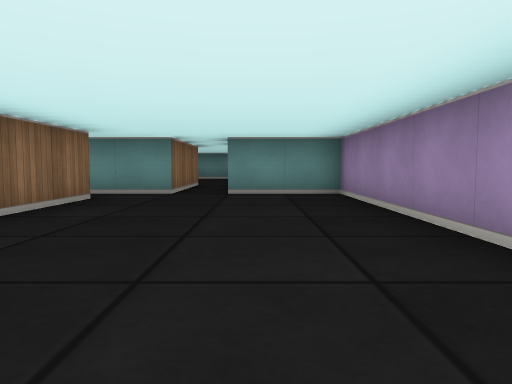
View 1 (above)

22 first-person views from a walk through a cub3D level. The camera is about half as high as the walls, tilts 4° down and sees 70° across. The floor is counted in squares. Each view is taken from the middle of a square. On the plan, view 1 faces up. The plan holds only what a view shows up to about 9 squares ahead; the rest is blank.

View 2
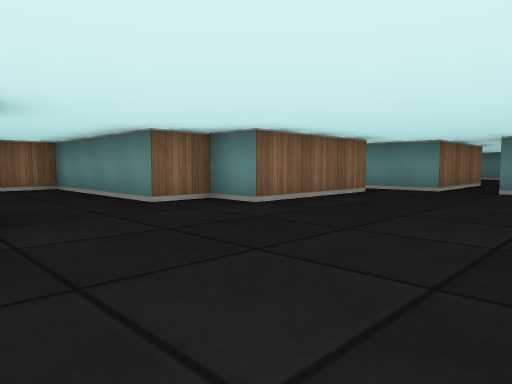

View 3
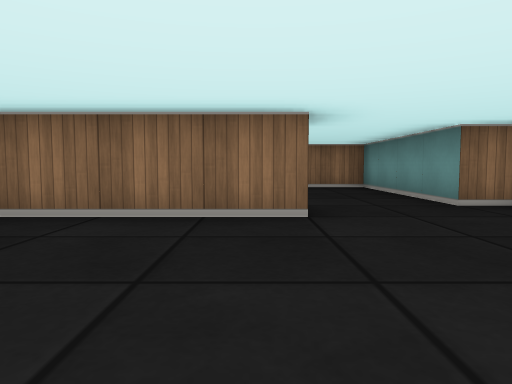

View 4
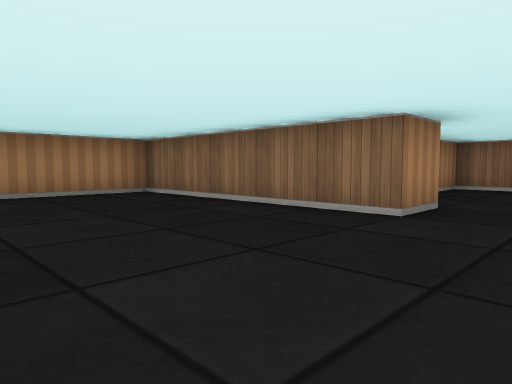

View 5
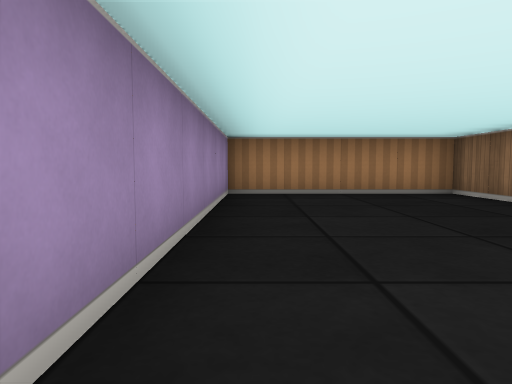

View 6
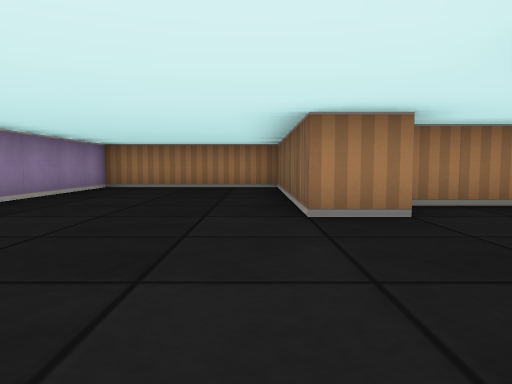

View 7
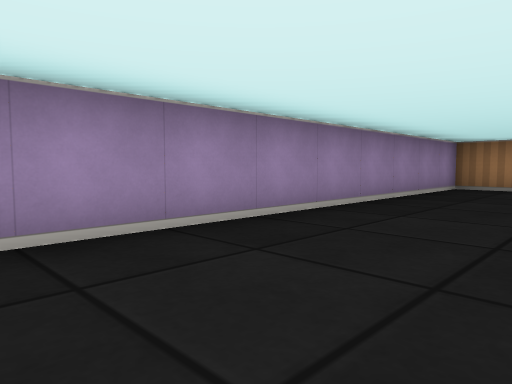

View 8
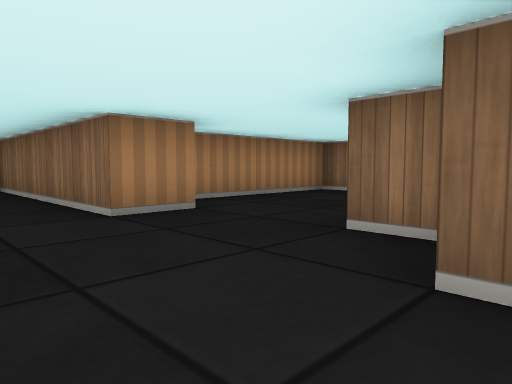

View 9
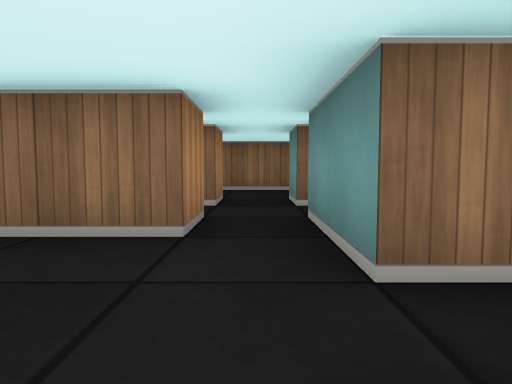

View 10
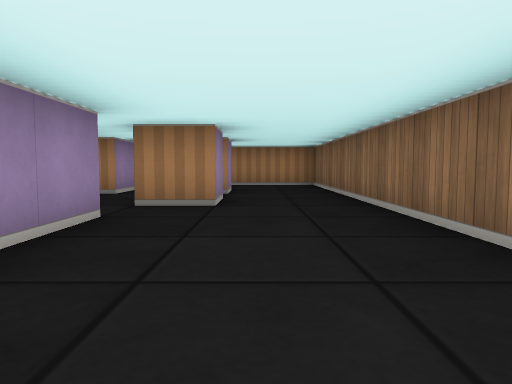

View 11
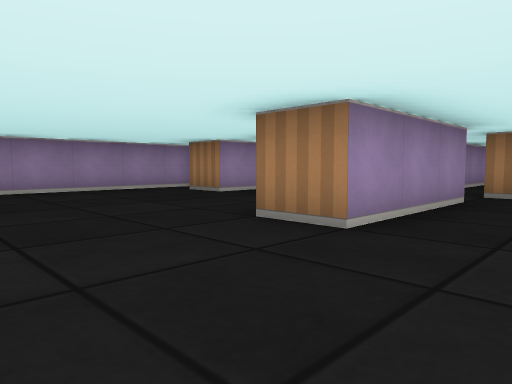

View 12
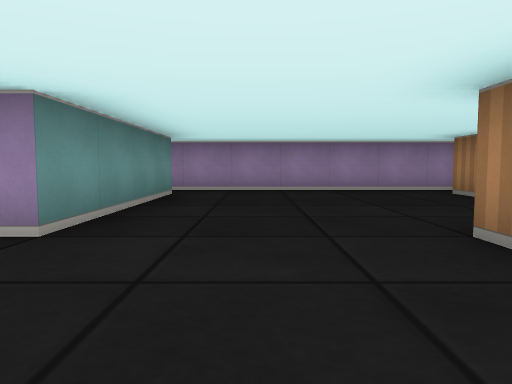

View 13
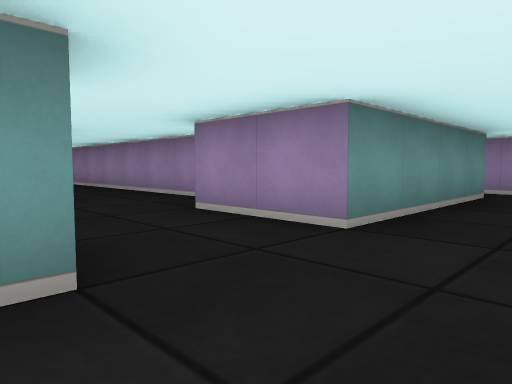

View 14
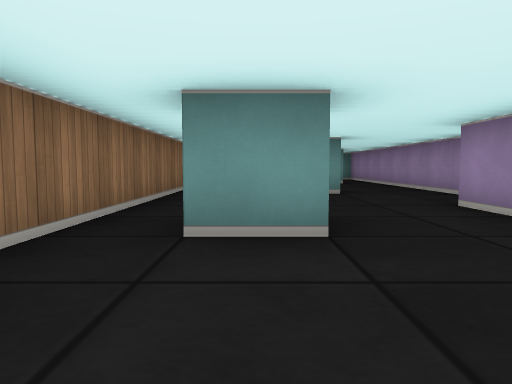

View 15
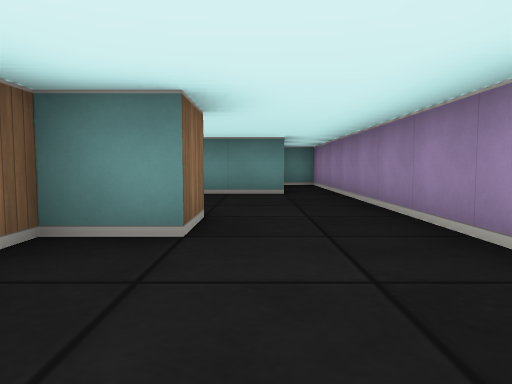

View 16
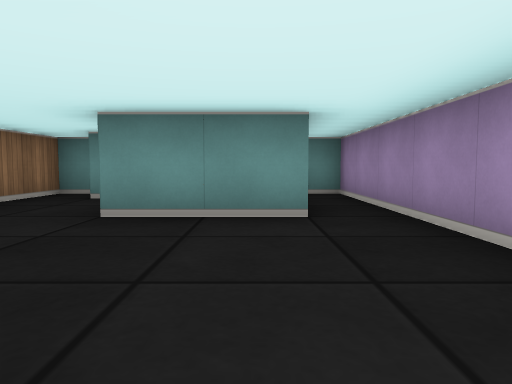

View 17
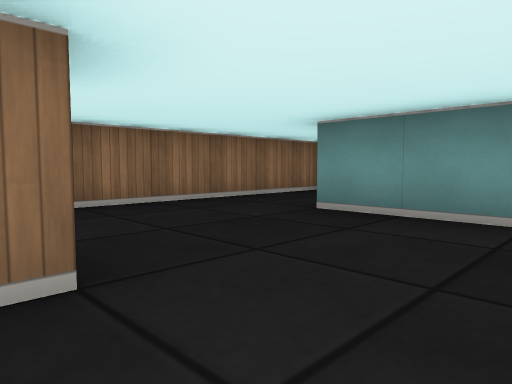

View 18
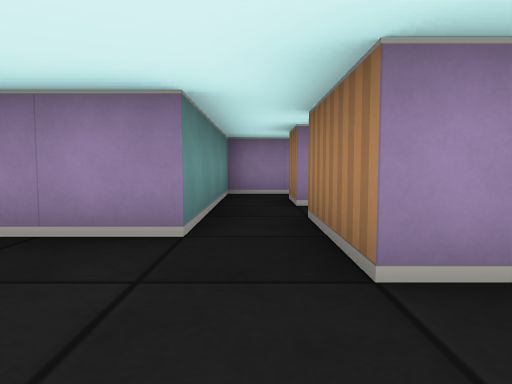

View 19
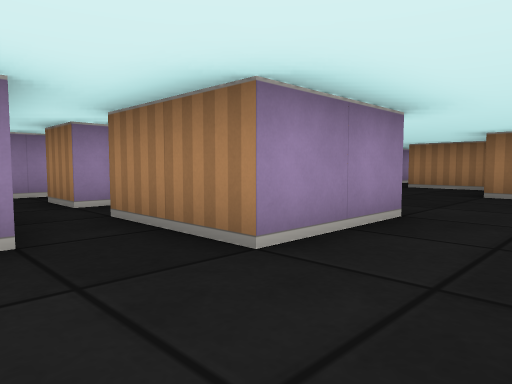

View 20
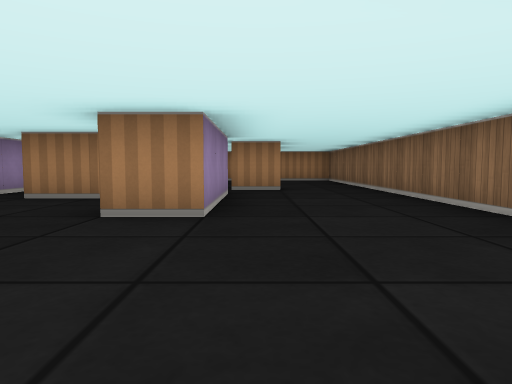

View 21
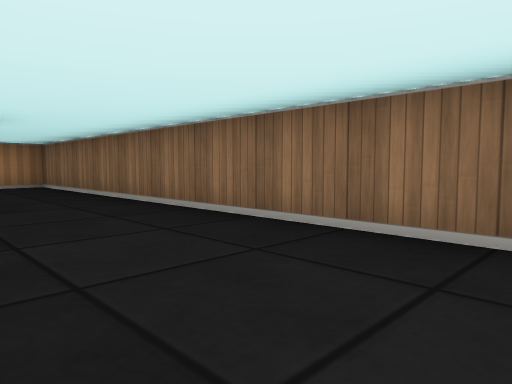

View 22
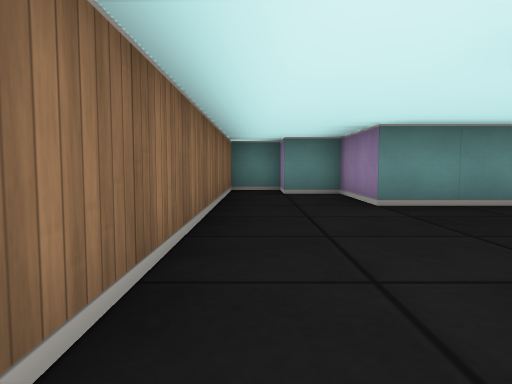

### Floor plan
Points are (right, up) in squares from view 1. A wall is a line through its corners. A room is listed if a view was taken in it or the views show most of it. See-through windows are left out.
Room 1 (views 1, 2, 3, 4, 5, 6, 7, 8, 9)
walls: (-3.6, -0.5) (-2.5, -0.5) (-2.5, -5.5) (1.5, -5.5) (1.5, 6.5) (-0.5, 6.5); (-2.5, 5.5) (-2.5, 2.5) (-3.5, 2.5) (-3.5, 1.5) (-7.5, 1.5) (-7.5, -1.5) (-3.9, -1.5); (-1.5, 6.5) (-2.5, 6.5)
ways out: opening at (-3, 6) to room 2; opening at (-1, 7) to room 2
Room 2 (views 10, 11, 12, 13, 14, 15, 16, 17, 18, 19, 20, 21, 22)
walls: (-5.4, 14.5) (-6.5, 14.5); (-3.1, 9.5) (-1.5, 9.5) (-1.5, 6.5); (-7.5, 11.6) (-7.5, 2.5) (-6.6, 2.5); (-4.5, 8.5) (-4.5, 11.5) (-3.5, 11.5); (-2.5, 17.5) (-2.5, 25.5) (-3.1, 25.5); (0.5, 14.5) (-3.5, 14.5) (-3.5, 16.5) (-2.5, 16.5); (-0.5, 7.9) (-0.5, 9.5) (0.5, 9.5); (-4.5, 6.5) (-5.5, 6.5) (-5.5, 7.5) (-4.5, 7.5); (-4.5, 19.6) (-4.5, 18.5) (-5.5, 18.5) (-5.5, 18); (-2.5, 6.5) (-3.5, 6.5); (1.5, 8.8) (1.5, 14.5); (-5.5, 4.5) (-5.5, 5.5) (-4.5, 5.5); (-3.5, 3.6) (-3.5, 5.5) (-2.5, 5.5); (-3.4, 22.5) (-5.5, 22.5) (-5.5, 24.5) (-6.5, 24.5) (-6.5, 25.5) (-7.5, 25.5) (-7.5, 14)
ways out: opening at (-3, 6) to room 1; opening at (-1, 7) to room 1; opening at (-2, 17) to room 3; opening at (1, 15.5) to room 3
Room 3 (no view inside)
walls: (-0.5, 16) (-0.5, 16.5) (0.5, 16.5); (-2.5, 16.5) (-1.5, 16.5); (1.5, 14.5) (1.5, 17.5) (-2.5, 17.5)
ways out: opening at (-2, 17) to room 2; opening at (1, 15.5) to room 2

Where each view was taken, in squares from view 1:
view 1: 0 up, 0 right, facing up
view 2: 1 down, 1 right, facing up-left
view 3: 1 down, 1 right, facing left
view 4: 1 up, 1 right, facing down-left
view 5: 1 up, 1 right, facing down
view 6: 3 up, 2 left, facing down
view 7: 3 up, 1 left, facing down-right
view 8: 3 up, 1 left, facing down-left
view 9: 6 up, 0 right, facing left
view 10: 12 up, 6 left, facing down
view 11: 14 up, 6 left, facing down-right
view 12: 13 up, 6 left, facing right
view 13: 13 up, 6 left, facing up-right
view 14: 12 up, 6 left, facing up
view 15: 16 up, 4 left, facing up
view 16: 19 up, 4 left, facing up
view 17: 19 up, 3 left, facing up-left
view 18: 17 up, 5 left, facing right
view 19: 18 up, 5 left, facing down-right
view 20: 15 up, 5 left, facing down
view 21: 12 up, 5 left, facing down-left
view 22: 18 up, 7 left, facing up
